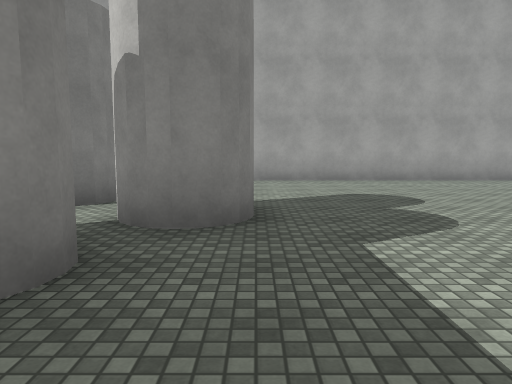
[1] (above)

18 first-person views from a walk through a scene from a Unity 3-D project. The camera is 1.4 m above the floor, tilts 6° down and sees 70° across. The floor is counted in squares, 2 m on a side. Each view is taken from the middle of a square. On the plan, view 1 faces up. The plan holds only what a view shows up to about 11 squares ahead; the rest is blank. The place goes on beyond the plan. Surface patterns are stand-ins for the level's own textures.

[2]
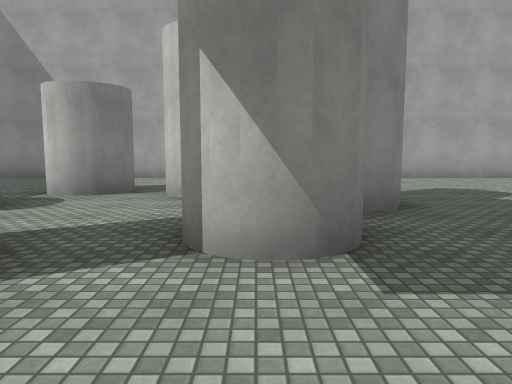

[3]
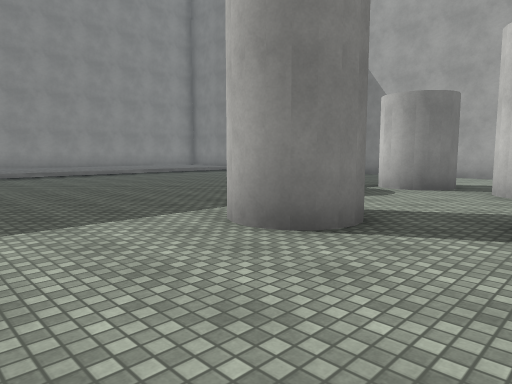

[4]
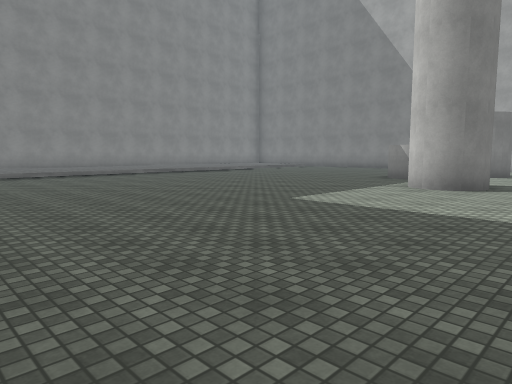

[5]
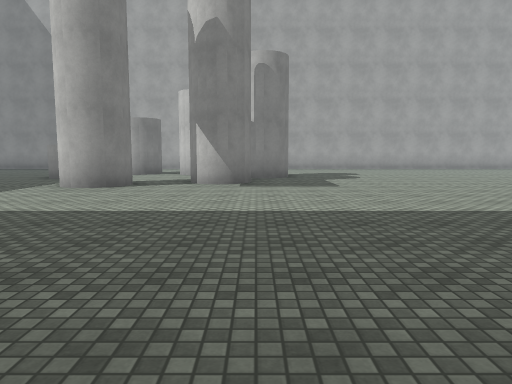

[6]
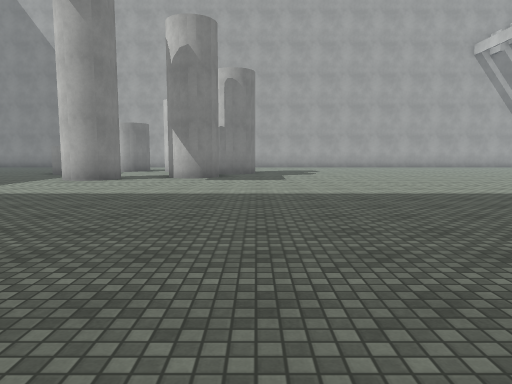

[7]
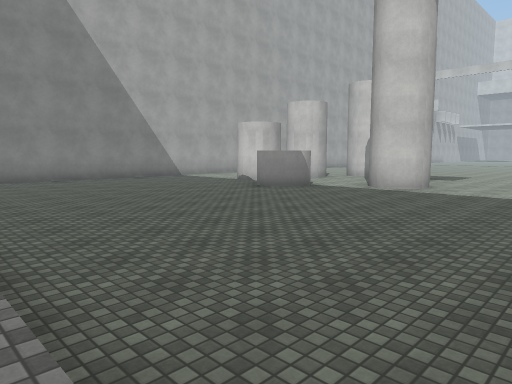

[8]
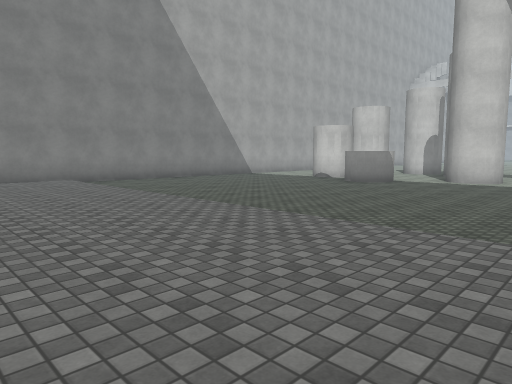

[9]
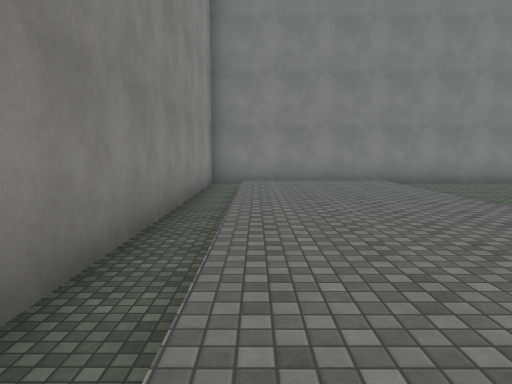

[10]
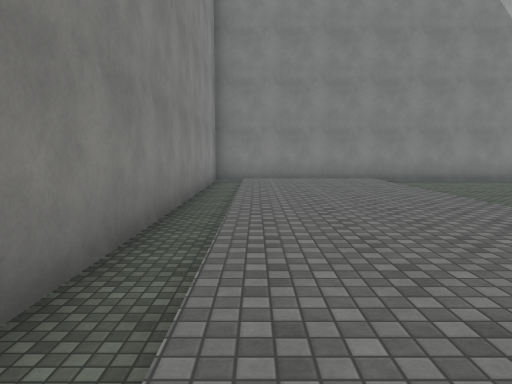

[11]
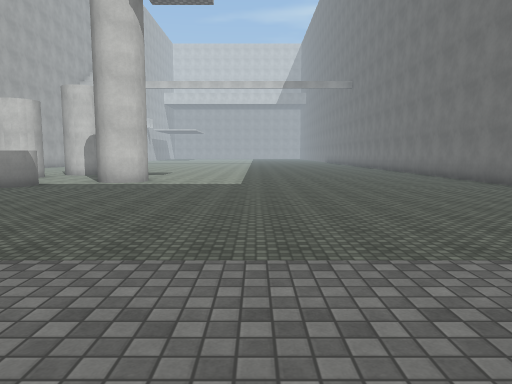

[12]
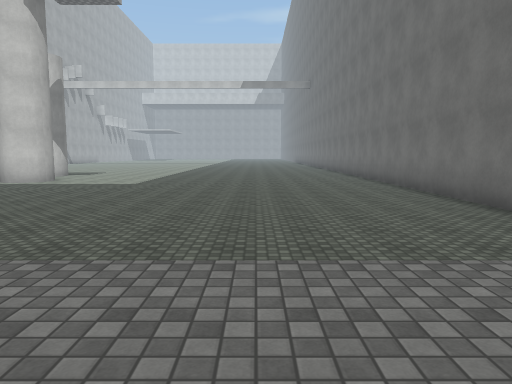

[13]
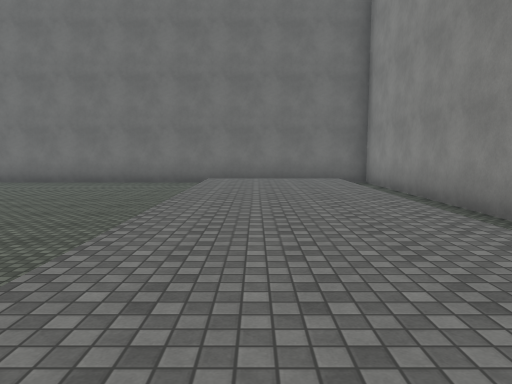

[14]
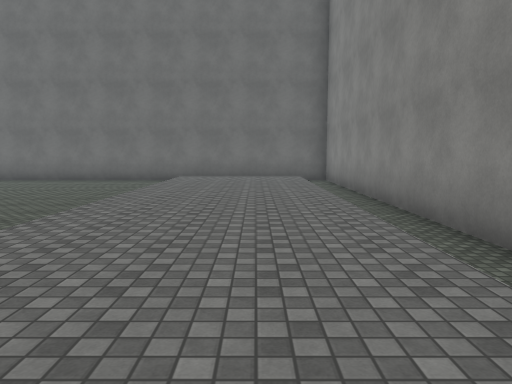

[15]
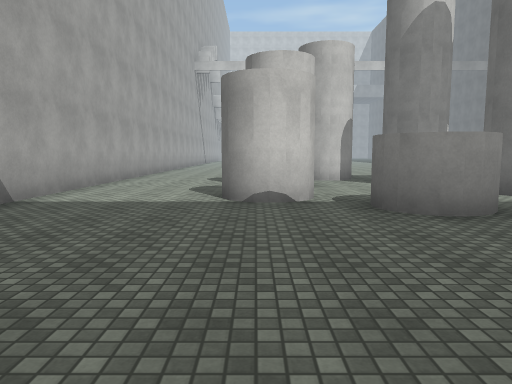

[16]
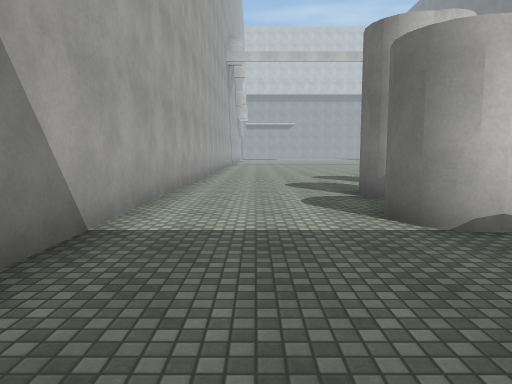

[17]
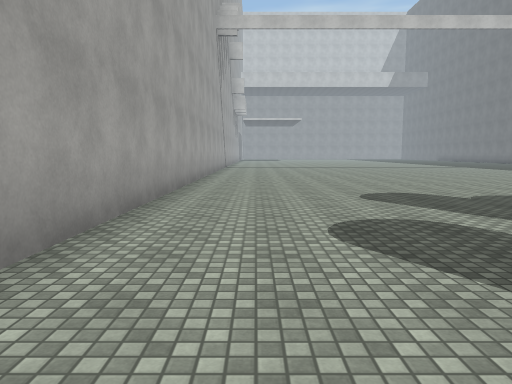

[18]
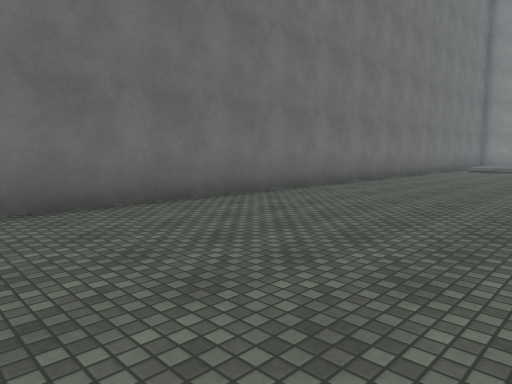

### Floor plan
Key: @ floor where view 1 was taken; # wall or solid block; . main floor; : floor 0.25 m higher than the main floor.
Columns run from 19 left of view 1 to 7 right of it. Each row starts with its distance up from view 1.
 10 ###########################
  9 #.    .....................
  8 #.::::.....................
  7 #.::::.....................
  6 #.::::........#.#..........
  5 #.::::..........#..........
  4 #.::::.......#....#........
  3 #.::::.......#.............
  2 #.::::...........#.........
  1 #.::::........##...........
  0 #.::::.............@......
 -1 #.::::....................
 -2 #.::::...................
 -3 #.::::..................
 -4 #.::::..................
 -5 #.::::.................
 -6 #.::::................
 -7 #.::::................
 -8 #.::::................
 -9 #.::::...............
-10 #####################

Where each view was taken, in squares from view 1:
view 1: 0 up, 0 right, facing up
view 2: 1 down, 2 left, facing up
view 3: 2 down, 2 left, facing up-left
view 4: 7 down, 2 left, facing up-left
view 5: 7 down, 1 left, facing up
view 6: 9 down, 0 right, facing up
view 7: 3 down, 14 left, facing up-right
view 8: 2 down, 17 left, facing up-right
view 9: 1 down, 17 left, facing up
view 10: 2 down, 17 left, facing up
view 11: 3 down, 16 left, facing right
view 12: 6 down, 16 left, facing right
view 13: 1 up, 15 left, facing down
view 14: 2 up, 16 left, facing down
view 15: 6 up, 11 left, facing right
view 16: 8 up, 9 left, facing right
view 17: 8 up, 4 left, facing right
view 18: 5 down, 2 right, facing down-left
